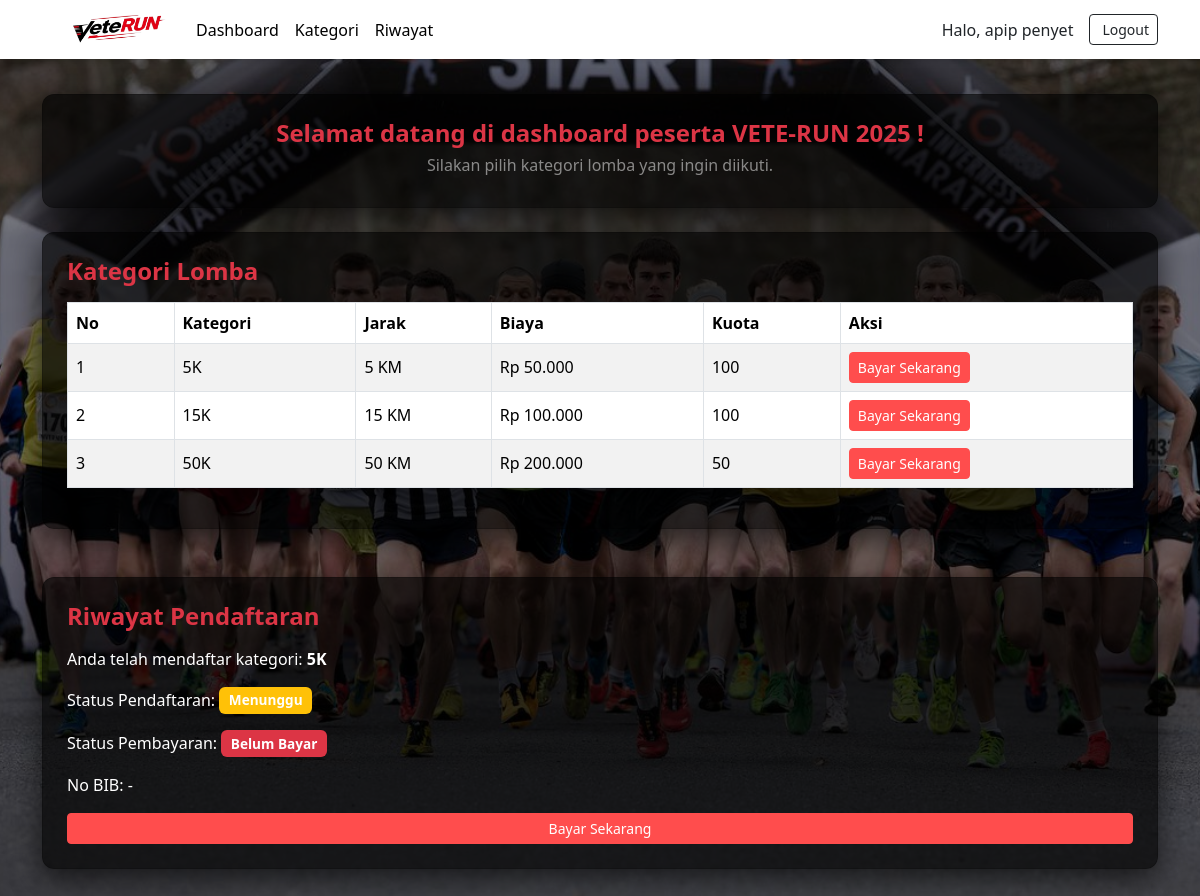
Page /pages/dashboard.php (signed in) on the earlier database version.
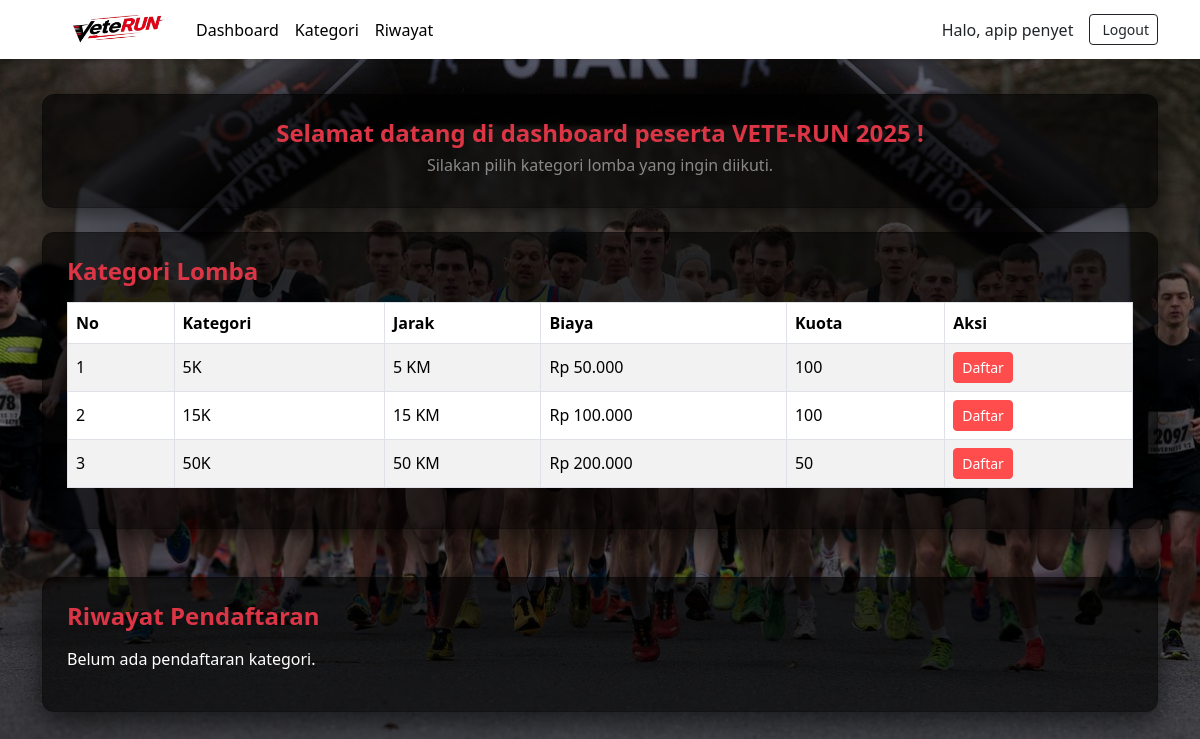
Same page on the later database version.
### tables this page shows
CREATE TABLE `kategori_lomba` (
  `id_kategori` int(11) NOT NULL,
  `nama_kategori` varchar(50) DEFAULT NULL,
  `jarak_km` int(11) DEFAULT NULL,
  `biaya` decimal(10,2) DEFAULT NULL,
  `kuota` int(11) DEFAULT NULL,
  `prefix_bib` varchar(5) NOT NULL DEFAULT 'VTR'
);

CREATE TABLE `pendaftaran` (
  `id_pendaftaran` int(11) NOT NULL,
  `id_user` int(11) DEFAULT NULL,
  `id_kategori` int(11) DEFAULT NULL,
  `tanggal_daftar` datetime DEFAULT current_timestamp(),
  `no_bib` varchar(20) DEFAULT NULL,
  `status_daftar` enum('menunggu','disetujui','ditolak') DEFAULT 'menunggu'
);

### pages/dashboard.php (the view, shortened to what this page needs)
<?php
include __DIR__ . '/../config/database.php';
$id_user = $_SESSION['id_user'];
$kategori_result = $conn->query("SELECT * FROM kategori_lomba ORDER BY id_kategori ASC");
$cek_daftar = $conn->query("SELECT p.*, k.nama_kategori, pb.id_pembayaran, pb.status_bayar
                            FROM pendaftaran p
                            JOIN kategori_lomba k ON p.id_kategori = k.id_kategori
                            LEFT JOIN pembayaran pb ON p.id_pendaftaran = pb.id_pendaftaran
                            WHERE p.id_user='$id_user'");
$user_daftar = $cek_daftar->fetch_assoc();
?>
<!DOCTYPE html>
<html lang="id">
<head>
<link href="https://cdn.jsdelivr.net/npm/bootstrap@5.3.3/dist/css/bootstrap.min.css" rel="stylesheet">
</head>
<body>
<nav class="navbar navbar-expand-lg navbar-light bg-white shadow-sm fixed-top">
<div class="container">
    <a class="navbar-brand fw-bold d-flex align-items-center mx-2" href="dashboard.php">
        <img src="../asset/img/logoVTR.png" width="130">
    </a>
        <div class="collapse navbar-collapse" id="navbarNav">
      <ul class="navbar-nav">
        <li class="nav-item">
          <a class="nav-link active" aria-current="page" href="#dashboard">Dashboard</a>
        </li>
        <li class="nav-item">
          <a class="nav-link active" href="#kategori">Kategori</a>
        </li>
        <li class="nav-item">
          <a class="nav-link active" href="#riwayat">Riwayat</a>
        </li>
        </ul>
    </div>
    <div class="d-flex align-items-center">
            <span class="text-dark me-3" style="color:black;">
                Halo, <?= htmlspecialchars($_SESSION['nama'] ?? 'User') ?>
            </span>
            <a class="btn btn-outline-dark btn-sm" href="../backend/logout.php">
                <i class="fas fa-sign-out-alt me-1"></i>Logout
            </a>
        </div>
</div>
</nav>
<div class="container mt-4">
<div class="card card-dashboard p-4 mb-4 text-center" id="dashboard">
    <h4 class="fw-bold text-danger">Selamat datang di dashboard peserta VETE-RUN 2025 !</h4>
    <h6 class="text-white-50">Silakan pilih kategori lomba yang ingin diikuti.</h6>
</div>
<div class="card card-dashboard p-4 mb-5" id="kategori">
    <h4 class="fw-bold text-danger mb-3">Kategori Lomba</h4>
    <div class="table-responsive">
    <table class="table table-bordered table-striped align-middle text-white">
        <thead>
            <tr>
                <th width="10%">No</th>
                <th>Kategori</th>
                <th>Jarak</th>
                <th>Biaya</th>
                <th>Kuota</th>
                <th>Aksi</th>
            </tr>
        </thead>
        <tbody>
        <?php
        $no=1;
        while($row = $kategori_result->fetch_assoc()):
            $btn_text = ($user_daftar)
                        ? ($user_daftar['id_pembayaran']
                            ? 'Lihat Pembayaran'
                            : 'Bayar Sekarang')
                        : 'Daftar';
            $link = ($user_daftar)
                        ? "../pages/pembayaran.php?id_pendaftaran={$user_daftar['id_pendaftaran']}"
                        : null;
        ?>
            <tr>
                <td><?= $no++ ?></td>
                <td><?= htmlspecialchars($row['nama_kategori']) ?></td>
                <td><?= $row['jarak_km'] ?> KM</td>
                <td>Rp <?= number_format($row['biaya'],0,',','.') ?></td>
                <td><?= $row['kuota'] ?></td>
                <td>
                    <?php if($user_daftar): ?>
                        <a href="<?= $link ?>" class="btn btn-sm btn-danger"><?= $btn_text ?></a>
                    <?php else: ?>
                        <form action="../backend/daftar_lomba.php" method="POST" style="display:inline;">
                            <button type="submit" class="btn btn-sm btn-danger">Daftar</button>
                        </form>
                    <?php endif; ?>
                </td>
            </tr>
        <?php endwhile; ?>
        </tbody>
    </table>
    </div>
</div>
<div class="card card-dashboard p-4 mb-5" id="riwayat">
    <h4 class="fw-bold text-danger mb-3">Riwayat Pendaftaran</h4>
    <?php if($user_daftar): ?>
        <p>Anda telah mendaftar kategori: <strong><?= htmlspecialchars($user_daftar['nama_kategori']) ?></strong></p>
        <p>Status Pendaftaran:
            <span class="badge badge-status
                <?= strtolower($user_daftar['status_daftar'])=='menunggu'?'bg-warning':
                    (strtolower($user_daftar['status_daftar'])=='disetujui'?'bg-success':'bg-danger') ?>">
                <?= ucfirst($user_daftar['status_daftar']) ?>
            </span>
        </p>
        <p>Status Pembayaran:
            <span class="badge badge-status
                <?= strtolower($user_daftar['status_bayar'])=='menunggu'?'bg-warning':
                    (strtolower($user_daftar['status_bayar'])=='terverifikasi'?'bg-success':'bg-danger') ?>">
                <?= $user_daftar['id_pembayaran']
                    ? ucfirst($user_daftar['status_bayar'])
                    : 'Belum Bayar' ?>
            </span>
        </p>
        <p>No BIB: <?= $user_daftar['no_bib'] ? htmlspecialchars($user_daftar['no_bib']) : '-' ?></p>
        <?php if(!$user_daftar['id_pembayaran']): ?>
            <a href="../pages/pembayaran.php?id_pendaftaran=<?= $user_daftar['id_pendaftaran'] ?>" class="btn btn-danger btn-sm">Bayar Sekarang</a>
        <?php endif; ?>
    <?php else: ?>
        <p>Belum ada pendaftaran kategori.</p>
    <?php endif; ?>
</div>
</div>
</body>
</html>

### pages/dashboard.php (style rules this page uses)
body { background: url('../asset/img/hero.jpg') center/cover no-repeat; background-size: cover; min-height: 100vh; font-family: 'Segoe UI', sans-serif; padding-top: 70px; }
.card-dashboard { background: rgba(0, 0, 0, 0.65); color: #fff; border-radius:12px; box-shadow:0 10px 30px rgba(0,0,0,0.65); }
.table thead { background-color: #ff4d4d; color: #fff; }
.btn-danger { background-color: #ff4d4d; border-color: #ff4d4d; }
.badge-status { padding: 0.5em 0.7em; font-size: 0.85rem; }

Differences in the rows shown:
removed pendaftaran: id_kategori.nama_kategori "5K", status_daftar "Menunggu"
changed kategori_lomba (number 1 of 3 on the later page): btn_text "Bayar Sekarang" → (not shown); now shows "Daftar"
changed kategori_lomba (number 2 of 3 on the later page): btn_text "Bayar Sekarang" → (not shown); now shows "Daftar"
changed kategori_lomba (number 3 of 3 on the later page): btn_text "Bayar Sekarang" → (not shown); now shows "Daftar"
Other differences:
text no longer shown: "Anda telah mendaftar kategori: Status Pendaftaran: Status Pembayaran: Belum Bayar No BIB: - Bayar Sekarang"
text now shown: "Belum ada pendaftaran kategori."
